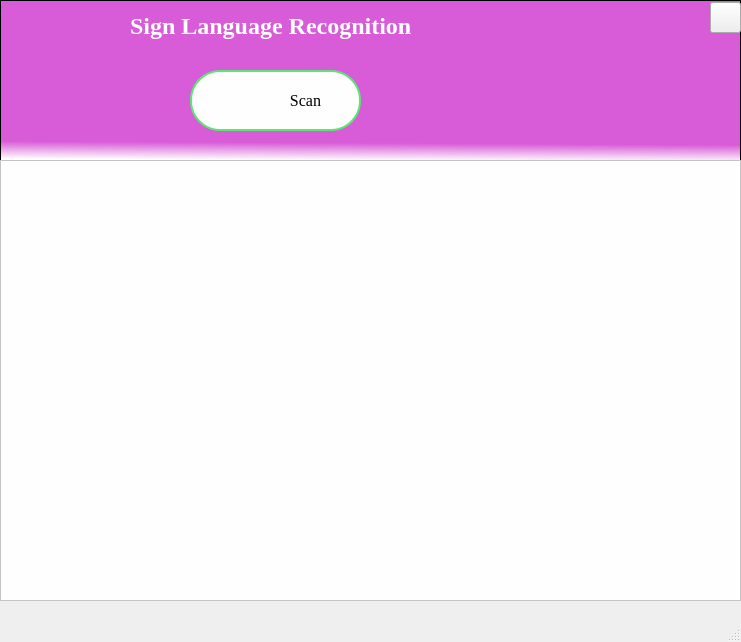
<?xml version="1.0" encoding="UTF-8"?>
<ui version="4.0">
 <class>MainWindow</class>
 <widget class="QMainWindow" name="MainWindow">
  <property name="geometry">
   <rect>
    <x>0</x>
    <y>0</y>
    <width>741</width>
    <height>642</height>
   </rect>
  </property>
  <property name="windowTitle">
   <string>MainWindow</string>
  </property>
  <widget class="QWidget" name="centralwidget">
   <widget class="QGraphicsView" name="graphicsView_2">
    <property name="geometry">
     <rect>
      <x>0</x>
      <y>0</y>
      <width>741</width>
      <height>161</height>
     </rect>
    </property>
    <property name="toolTip">
     <string>&lt;html&gt;&lt;head/&gt;&lt;body&gt;&lt;p&gt;&lt;br/&gt;&lt;/p&gt;&lt;/body&gt;&lt;/html&gt;</string>
    </property>
    <property name="styleSheet">
     <string notr="true">background-color: qlineargradient(spread:pad, x1:0.543136, y1:0.074, x2:0.52, y2:1, stop:0.880682 rgba(216, 91, 216, 255), stop:1 rgba(255, 255, 255, 255));
</string>
    </property>
   </widget>
   <widget class="QLabel" name="label">
    <property name="geometry">
     <rect>
      <x>130</x>
      <y>10</y>
      <width>531</width>
      <height>31</height>
     </rect>
    </property>
    <property name="font">
     <font>
      <family>Times New Roman</family>
      <pointsize>18</pointsize>
      <weight>75</weight>
      <bold>true</bold>
     </font>
    </property>
    <property name="styleSheet">
     <string notr="true">color:white;</string>
    </property>
    <property name="text">
     <string>Sign Language Recognition</string>
    </property>
   </widget>
   <widget class="QLabel" name="label_3">
    <property name="geometry">
     <rect>
      <x>0</x>
      <y>160</y>
      <width>741</width>
      <height>431</height>
     </rect>
    </property>
    <property name="styleSheet">
     <string notr="true">
font-size: 40px;
color:white;
</string>
    </property>
    <property name="text">
     <string/>
    </property>
   </widget>
   <widget class="QGraphicsView" name="graphicsView">
    <property name="geometry">
     <rect>
      <x>0</x>
      <y>160</y>
      <width>741</width>
      <height>441</height>
     </rect>
    </property>
    <property name="styleSheet">
     <string notr="true">background-color:#fefefe;
</string>
    </property>
   </widget>
   <widget class="QPushButton" name="scan_single">
    <property name="geometry">
     <rect>
      <x>190</x>
      <y>70</y>
      <width>171</width>
      <height>61</height>
     </rect>
    </property>
    <property name="font">
     <font>
      <family>TImes New Roman</family>
      <pointsize>12</pointsize>
      <weight>50</weight>
      <italic>false</italic>
      <bold>false</bold>
     </font>
    </property>
    <property name="layoutDirection">
     <enum>Qt::LeftToRight</enum>
    </property>
    <property name="autoFillBackground">
     <bool>false</bool>
    </property>
    <property name="styleSheet">
     <string notr="true">QPushButton#scan_single{
padding-left:-40px;
color:black;
background-color:#fefefe;
border: 2px solid #58e870; border-radius:30px;
font: 12pt &quot;TImes New Roman&quot;;
background-image:url(&quot;icons/scan.png&quot;);
background-repeat:none;
}
QPushButton#scan_single:hover
{
   background-color:lightgreen;
	color:white;
}</string>
    </property>
    <property name="text">
     <string>                         Scan</string>
    </property>
   </widget>
   <widget class="QPushButton" name="exit_button">
    <property name="geometry">
     <rect>
      <x>710</x>
      <y>2</y>
      <width>31</width>
      <height>31</height>
     </rect>
    </property>
    <property name="styleSheet">
     <string notr="true">QPushButton#exit_button{
background-image:url(&quot;icons/quit.png&quot;);
background-repeat:none;
}</string>
    </property>
    <property name="text">
     <string/>
    </property>
   </widget>
  </widget>
  <widget class="QMenuBar" name="menubar">
   <property name="geometry">
    <rect>
     <x>0</x>
     <y>0</y>
     <width>741</width>
     <height>21</height>
    </rect>
   </property>
  </widget>
  <widget class="QStatusBar" name="statusbar"/>
 </widget>
 <resources/>
 <connections/>
</ui>
